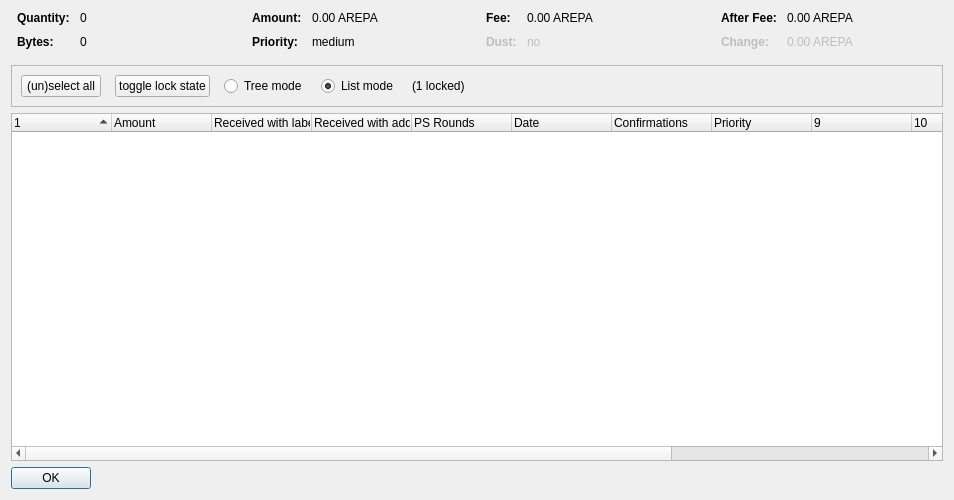
<?xml version="1.0" encoding="UTF-8"?>
<ui version="4.0">
 <class>CoinControlDialog</class>
 <widget class="QDialog" name="CoinControlDialog">
  <property name="geometry">
   <rect>
    <x>0</x>
    <y>0</y>
    <width>954</width>
    <height>500</height>
   </rect>
  </property>
  <property name="windowTitle">
   <string>Coin Selection</string>
  </property>
  <layout class="QVBoxLayout" name="verticalLayout">
   <item>
    <layout class="QHBoxLayout" name="horizontalLayoutTop" stretch="0,0,0,0">
     <property name="topMargin">
      <number>0</number>
     </property>
     <property name="bottomMargin">
      <number>10</number>
     </property>
     <item>
      <layout class="QFormLayout" name="formLayoutCoinControl1">
       <property name="horizontalSpacing">
        <number>10</number>
       </property>
       <property name="verticalSpacing">
        <number>10</number>
       </property>
       <property name="leftMargin">
        <number>6</number>
       </property>
       <property name="rightMargin">
        <number>6</number>
       </property>
       <item row="0" column="0">
        <widget class="QLabel" name="labelCoinControlQuantityText">
         <property name="font">
          <font>
           <weight>75</weight>
           <bold>true</bold>
          </font>
         </property>
         <property name="text">
          <string>Quantity:</string>
         </property>
        </widget>
       </item>
       <item row="0" column="1">
        <widget class="QLabel" name="labelCoinControlQuantity">
         <property name="cursor">
          <cursorShape>IBeamCursor</cursorShape>
         </property>
         <property name="contextMenuPolicy">
          <enum>Qt::ActionsContextMenu</enum>
         </property>
         <property name="text">
          <string notr="true">0</string>
         </property>
         <property name="textInteractionFlags">
          <set>Qt::LinksAccessibleByMouse|Qt::TextSelectableByKeyboard|Qt::TextSelectableByMouse</set>
         </property>
        </widget>
       </item>
       <item row="1" column="0">
        <widget class="QLabel" name="labelCoinControlBytesText">
         <property name="font">
          <font>
           <weight>75</weight>
           <bold>true</bold>
          </font>
         </property>
         <property name="text">
          <string>Bytes:</string>
         </property>
        </widget>
       </item>
       <item row="1" column="1">
        <widget class="QLabel" name="labelCoinControlBytes">
         <property name="cursor">
          <cursorShape>IBeamCursor</cursorShape>
         </property>
         <property name="contextMenuPolicy">
          <enum>Qt::ActionsContextMenu</enum>
         </property>
         <property name="text">
          <string notr="true">0</string>
         </property>
         <property name="textInteractionFlags">
          <set>Qt::LinksAccessibleByMouse|Qt::TextSelectableByKeyboard|Qt::TextSelectableByMouse</set>
         </property>
        </widget>
       </item>
      </layout>
     </item>
     <item>
      <layout class="QFormLayout" name="formLayoutCoinControl2">
       <property name="horizontalSpacing">
        <number>10</number>
       </property>
       <property name="verticalSpacing">
        <number>10</number>
       </property>
       <property name="leftMargin">
        <number>6</number>
       </property>
       <property name="rightMargin">
        <number>6</number>
       </property>
       <item row="0" column="0">
        <widget class="QLabel" name="labelCoinControlAmountText">
         <property name="font">
          <font>
           <weight>75</weight>
           <bold>true</bold>
          </font>
         </property>
         <property name="text">
          <string>Amount:</string>
         </property>
        </widget>
       </item>
       <item row="0" column="1">
        <widget class="QLabel" name="labelCoinControlAmount">
         <property name="cursor">
          <cursorShape>IBeamCursor</cursorShape>
         </property>
         <property name="contextMenuPolicy">
          <enum>Qt::ActionsContextMenu</enum>
         </property>
         <property name="text">
          <string notr="true">0.00 AREPA</string>
         </property>
         <property name="textInteractionFlags">
          <set>Qt::LinksAccessibleByMouse|Qt::TextSelectableByKeyboard|Qt::TextSelectableByMouse</set>
         </property>
        </widget>
       </item>
       <item row="1" column="0">
        <widget class="QLabel" name="labelCoinControlPriorityText">
         <property name="font">
          <font>
           <weight>75</weight>
           <bold>true</bold>
          </font>
         </property>
         <property name="text">
          <string>Priority:</string>
         </property>
        </widget>
       </item>
       <item row="1" column="1">
        <widget class="QLabel" name="labelCoinControlPriority">
         <property name="cursor">
          <cursorShape>IBeamCursor</cursorShape>
         </property>
         <property name="contextMenuPolicy">
          <enum>Qt::ActionsContextMenu</enum>
         </property>
         <property name="text">
          <string>medium</string>
         </property>
         <property name="textInteractionFlags">
          <set>Qt::LinksAccessibleByMouse|Qt::TextSelectableByKeyboard|Qt::TextSelectableByMouse</set>
         </property>
        </widget>
       </item>
      </layout>
     </item>
     <item>
      <layout class="QFormLayout" name="formLayoutCoinControl3">
       <property name="horizontalSpacing">
        <number>10</number>
       </property>
       <property name="verticalSpacing">
        <number>10</number>
       </property>
       <property name="leftMargin">
        <number>6</number>
       </property>
       <property name="rightMargin">
        <number>6</number>
       </property>
       <item row="0" column="0">
        <widget class="QLabel" name="labelCoinControlFeeText">
         <property name="font">
          <font>
           <weight>75</weight>
           <bold>true</bold>
          </font>
         </property>
         <property name="text">
          <string>Fee:</string>
         </property>
        </widget>
       </item>
       <item row="0" column="1">
        <widget class="QLabel" name="labelCoinControlFee">
         <property name="cursor">
          <cursorShape>IBeamCursor</cursorShape>
         </property>
         <property name="contextMenuPolicy">
          <enum>Qt::ActionsContextMenu</enum>
         </property>
         <property name="text">
          <string notr="true">0.00 AREPA</string>
         </property>
         <property name="textInteractionFlags">
          <set>Qt::LinksAccessibleByMouse|Qt::TextSelectableByKeyboard|Qt::TextSelectableByMouse</set>
         </property>
        </widget>
       </item>
       <item row="1" column="0">
        <widget class="QLabel" name="labelCoinControlLowOutputText">
         <property name="enabled">
          <bool>false</bool>
         </property>
         <property name="font">
          <font>
           <weight>75</weight>
           <bold>true</bold>
          </font>
         </property>
         <property name="text">
          <string>Dust:</string>
         </property>
        </widget>
       </item>
       <item row="1" column="1">
        <widget class="QLabel" name="labelCoinControlLowOutput">
         <property name="enabled">
          <bool>false</bool>
         </property>
         <property name="cursor">
          <cursorShape>IBeamCursor</cursorShape>
         </property>
         <property name="contextMenuPolicy">
          <enum>Qt::ActionsContextMenu</enum>
         </property>
         <property name="text">
          <string>no</string>
         </property>
         <property name="textInteractionFlags">
          <set>Qt::LinksAccessibleByMouse|Qt::TextSelectableByKeyboard|Qt::TextSelectableByMouse</set>
         </property>
        </widget>
       </item>
      </layout>
     </item>
     <item>
      <layout class="QFormLayout" name="formLayoutCoinControl4">
       <property name="horizontalSpacing">
        <number>10</number>
       </property>
       <property name="verticalSpacing">
        <number>10</number>
       </property>
       <property name="leftMargin">
        <number>6</number>
       </property>
       <property name="rightMargin">
        <number>6</number>
       </property>
       <item row="0" column="0">
        <widget class="QLabel" name="labelCoinControlAfterFeeText">
         <property name="font">
          <font>
           <weight>75</weight>
           <bold>true</bold>
          </font>
         </property>
         <property name="text">
          <string>After Fee:</string>
         </property>
        </widget>
       </item>
       <item row="0" column="1">
        <widget class="QLabel" name="labelCoinControlAfterFee">
         <property name="cursor">
          <cursorShape>IBeamCursor</cursorShape>
         </property>
         <property name="contextMenuPolicy">
          <enum>Qt::ActionsContextMenu</enum>
         </property>
         <property name="text">
          <string notr="true">0.00 AREPA</string>
         </property>
         <property name="textInteractionFlags">
          <set>Qt::LinksAccessibleByMouse|Qt::TextSelectableByKeyboard|Qt::TextSelectableByMouse</set>
         </property>
        </widget>
       </item>
       <item row="1" column="0">
        <widget class="QLabel" name="labelCoinControlChangeText">
         <property name="enabled">
          <bool>false</bool>
         </property>
         <property name="font">
          <font>
           <weight>75</weight>
           <bold>true</bold>
          </font>
         </property>
         <property name="text">
          <string>Change:</string>
         </property>
        </widget>
       </item>
       <item row="1" column="1">
        <widget class="QLabel" name="labelCoinControlChange">
         <property name="enabled">
          <bool>false</bool>
         </property>
         <property name="cursor">
          <cursorShape>IBeamCursor</cursorShape>
         </property>
         <property name="contextMenuPolicy">
          <enum>Qt::ActionsContextMenu</enum>
         </property>
         <property name="text">
          <string notr="true">0.00 AREPA</string>
         </property>
         <property name="textInteractionFlags">
          <set>Qt::LinksAccessibleByMouse|Qt::TextSelectableByKeyboard|Qt::TextSelectableByMouse</set>
         </property>
        </widget>
       </item>
      </layout>
     </item>
    </layout>
   </item>
   <item>
    <widget class="QFrame" name="frame">
     <property name="minimumSize">
      <size>
       <width>0</width>
       <height>40</height>
      </size>
     </property>
     <property name="frameShape">
      <enum>QFrame::StyledPanel</enum>
     </property>
     <property name="frameShadow">
      <enum>QFrame::Sunken</enum>
     </property>
     <layout class="QHBoxLayout" name="horizontalLayout">
      <item>
       <layout class="QHBoxLayout" name="horizontalLayoutPanel" stretch="0,0,0,0,0,0">
        <property name="spacing">
         <number>14</number>
        </property>
        <item>
         <widget class="QPushButton" name="pushButtonSelectAll">
          <property name="sizePolicy">
           <sizepolicy hsizetype="Maximum" vsizetype="Fixed">
            <horstretch>0</horstretch>
            <verstretch>0</verstretch>
           </sizepolicy>
          </property>
          <property name="text">
           <string>(un)select all</string>
          </property>
          <property name="autoDefault">
           <bool>false</bool>
          </property>
         </widget>
        </item>
        <item>
         <widget class="QPushButton" name="pushButtonToggleLock">
          <property name="sizePolicy">
           <sizepolicy hsizetype="Maximum" vsizetype="Fixed">
            <horstretch>0</horstretch>
            <verstretch>0</verstretch>
           </sizepolicy>
          </property>
          <property name="text">
           <string>toggle lock state</string>
          </property>
          <property name="autoDefault">
           <bool>false</bool>
          </property>
         </widget>
        </item>
        <item>
         <widget class="QRadioButton" name="radioTreeMode">
          <property name="sizePolicy">
           <sizepolicy hsizetype="Maximum" vsizetype="Fixed">
            <horstretch>0</horstretch>
            <verstretch>0</verstretch>
           </sizepolicy>
          </property>
          <property name="text">
           <string>Tree mode</string>
          </property>
         </widget>
        </item>
        <item>
         <widget class="QRadioButton" name="radioListMode">
          <property name="sizePolicy">
           <sizepolicy hsizetype="Maximum" vsizetype="Fixed">
            <horstretch>0</horstretch>
            <verstretch>0</verstretch>
           </sizepolicy>
          </property>
          <property name="text">
           <string>List mode</string>
          </property>
          <property name="checked">
           <bool>true</bool>
          </property>
         </widget>
        </item>
        <item>
         <widget class="QLabel" name="labelLocked">
          <property name="text">
           <string>(1 locked)</string>
          </property>
         </widget>
        </item>
        <item>
         <spacer name="horizontalSpacer">
          <property name="orientation">
           <enum>Qt::Horizontal</enum>
          </property>
          <property name="sizeHint" stdset="0">
           <size>
            <width>40</width>
            <height>20</height>
           </size>
          </property>
         </spacer>
        </item>
       </layout>
      </item>
     </layout>
    </widget>
   </item>
   <item>
    <widget class="CoinControlTreeWidget" name="treeWidget">
     <property name="contextMenuPolicy">
      <enum>Qt::CustomContextMenu</enum>
     </property>
     <property name="sortingEnabled">
      <bool>false</bool>
     </property>
     <property name="columnCount">
      <number>13</number>
     </property>
     <attribute name="headerShowSortIndicator" stdset="0">
      <bool>true</bool>
     </attribute>
     <attribute name="headerStretchLastSection">
      <bool>false</bool>
     </attribute>
     <column>
      <property name="text">
       <string/>
      </property>
     </column>
     <column>
      <property name="text">
       <string>Amount</string>
      </property>
     </column>
     <column>
      <property name="text">
       <string>Received with label</string>
      </property>
     </column>
     <column>
      <property name="text">
       <string>Received with address</string>
      </property>
     </column>
     <column>
      <property name="text">
       <string>PS Rounds</string>
      </property>
     </column>
     <column>
      <property name="text">
       <string>Date</string>
      </property>
     </column>
     <column>
      <property name="text">
       <string>Confirmations</string>
      </property>
      <property name="toolTip">
       <string>Confirmed</string>
      </property>
     </column>
     <column>
      <property name="text">
       <string>Priority</string>
      </property>
     </column>
     <column>
      <property name="text">
       <string/>
      </property>
     </column>
     <column>
      <property name="text">
       <string/>
      </property>
     </column>
     <column>
      <property name="text">
       <string/>
      </property>
     </column>
     <column>
      <property name="text">
       <string/>
      </property>
     </column>
     <column>
      <property name="text">
       <string/>
      </property>
     </column>
    </widget>
   </item>
   <item>
    <widget class="QDialogButtonBox" name="buttonBox">
     <property name="sizePolicy">
      <sizepolicy hsizetype="Maximum" vsizetype="Fixed">
       <horstretch>0</horstretch>
       <verstretch>0</verstretch>
      </sizepolicy>
     </property>
     <property name="orientation">
      <enum>Qt::Horizontal</enum>
     </property>
     <property name="standardButtons">
      <set>QDialogButtonBox::Ok</set>
     </property>
    </widget>
   </item>
  </layout>
 </widget>
 <customwidgets>
  <customwidget>
   <class>CoinControlTreeWidget</class>
   <extends>QTreeWidget</extends>
   <header>coincontroltreewidget.h</header>
  </customwidget>
 </customwidgets>
 <resources/>
 <connections/>
</ui>
